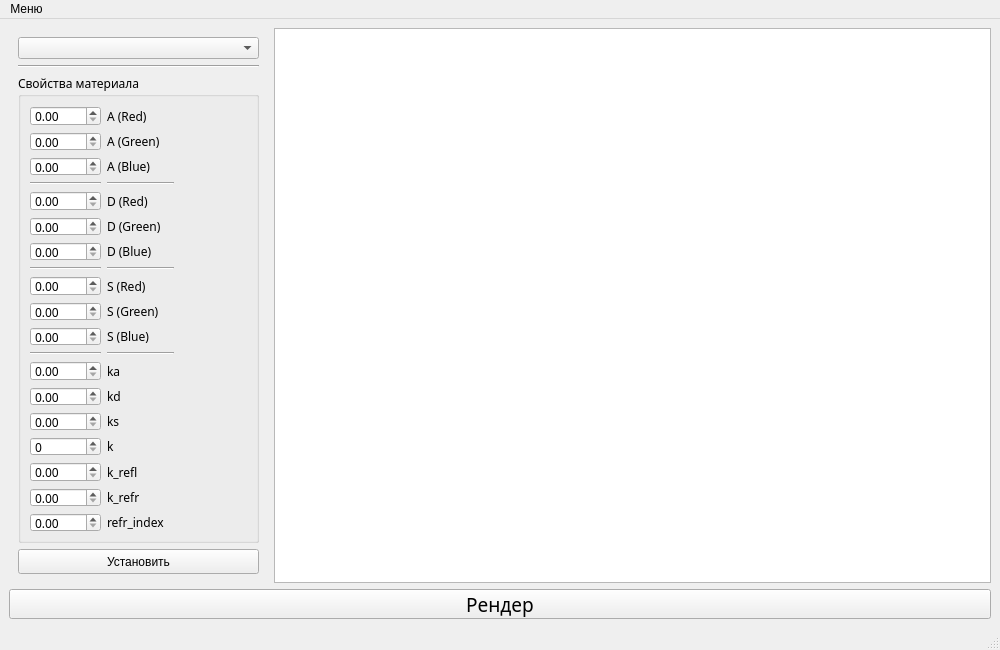
<?xml version="1.0" encoding="UTF-8"?>
<ui version="4.0">
 <class>MainWindow</class>
 <widget class="QMainWindow" name="MainWindow">
  <property name="geometry">
   <rect>
    <x>0</x>
    <y>0</y>
    <width>1000</width>
    <height>650</height>
   </rect>
  </property>
  <property name="minimumSize">
   <size>
    <width>1000</width>
    <height>650</height>
   </size>
  </property>
  <property name="windowTitle">
   <string>Визуализация решения задачи Стефана</string>
  </property>
  <widget class="QWidget" name="centralwidget">
   <property name="enabled">
    <bool>true</bool>
   </property>
   <layout class="QFormLayout" name="formLayout">
    <item row="0" column="1">
     <widget class="QGraphicsView" name="canvas"/>
    </item>
    <item row="0" column="0">
     <widget class="QStackedWidget" name="stackedWidget">
      <property name="currentIndex">
       <number>2</number>
      </property>
      <widget class="QWidget" name="page_0">
       <layout class="QGridLayout" name="gridLayout_6">
        <item row="0" column="0">
         <widget class="QFrame" name="geometry_frame">
          <property name="enabled">
           <bool>true</bool>
          </property>
          <property name="frameShape">
           <enum>QFrame::StyledPanel</enum>
          </property>
          <property name="frameShadow">
           <enum>QFrame::Raised</enum>
          </property>
          <layout class="QGridLayout" name="gridLayout_7">
           <item row="0" column="0" colspan="2">
            <widget class="QComboBox" name="modelsBox"/>
           </item>
           <item row="2" column="0" colspan="2">
            <widget class="QPushButton" name="removeObjectButton">
             <property name="enabled">
              <bool>true</bool>
             </property>
             <property name="font">
              <font>
               <family>JetBrains Mono</family>
               <weight>75</weight>
               <bold>true</bold>
              </font>
             </property>
             <property name="text">
              <string>Удалить объект</string>
             </property>
            </widget>
           </item>
           <item row="1" column="0" colspan="2">
            <widget class="Line" name="line_2">
             <property name="orientation">
              <enum>Qt::Horizontal</enum>
             </property>
            </widget>
           </item>
           <item row="3" column="0" colspan="2">
            <widget class="Line" name="line">
             <property name="orientation">
              <enum>Qt::Horizontal</enum>
             </property>
            </widget>
           </item>
           <item row="6" column="0" colspan="2">
            <widget class="QGroupBox" name="moveBox">
             <property name="maximumSize">
              <size>
               <width>16777215</width>
               <height>200</height>
              </size>
             </property>
             <property name="font">
              <font>
               <family>JetBrains Mono</family>
              </font>
             </property>
             <property name="title">
              <string>Перенос</string>
             </property>
             <layout class="QGridLayout" name="gridLayout_2">
              <item row="0" column="1">
               <widget class="QLabel" name="moveXLabel">
                <property name="text">
                 <string>X</string>
                </property>
               </widget>
              </item>
              <item row="3" column="1">
               <widget class="QLabel" name="moveZLabel">
                <property name="text">
                 <string>Z</string>
                </property>
               </widget>
              </item>
              <item row="2" column="1">
               <widget class="QLabel" name="moveYLabel">
                <property name="text">
                 <string>Y</string>
                </property>
               </widget>
              </item>
              <item row="4" column="0">
               <widget class="QPushButton" name="moveButton">
                <property name="minimumSize">
                 <size>
                  <width>0</width>
                  <height>25</height>
                 </size>
                </property>
                <property name="text">
                 <string>Выполнить</string>
                </property>
               </widget>
              </item>
              <item row="2" column="0">
               <widget class="QDoubleSpinBox" name="moveYSpinBox">
                <property name="minimum">
                 <double>-2000.000000000000000</double>
                </property>
                <property name="maximum">
                 <double>2000.000000000000000</double>
                </property>
               </widget>
              </item>
              <item row="3" column="0">
               <widget class="QDoubleSpinBox" name="moveZSpinBox">
                <property name="minimum">
                 <double>-2000.000000000000000</double>
                </property>
                <property name="maximum">
                 <double>2000.000000000000000</double>
                </property>
               </widget>
              </item>
              <item row="0" column="0">
               <widget class="QDoubleSpinBox" name="moveXSpinBox">
                <property name="enabled">
                 <bool>true</bool>
                </property>
                <property name="minimum">
                 <double>-2000.000000000000000</double>
                </property>
                <property name="maximum">
                 <double>2000.000000000000000</double>
                </property>
               </widget>
              </item>
             </layout>
            </widget>
           </item>
           <item row="7" column="0" colspan="2">
            <widget class="QGroupBox" name="scaleBox">
             <property name="font">
              <font>
               <family>JetBrains Mono</family>
              </font>
             </property>
             <property name="title">
              <string>Масштибирование</string>
             </property>
             <layout class="QGridLayout" name="gridLayout_3">
              <item row="3" column="1">
               <widget class="QLabel" name="scaleZLabel">
                <property name="text">
                 <string>kZ</string>
                </property>
               </widget>
              </item>
              <item row="1" column="0">
               <widget class="QDoubleSpinBox" name="scaleXSpinBox">
                <property name="minimum">
                 <double>-2000.000000000000000</double>
                </property>
                <property name="maximum">
                 <double>2000.000000000000000</double>
                </property>
               </widget>
              </item>
              <item row="1" column="1">
               <widget class="QLabel" name="scaleXLabel">
                <property name="text">
                 <string>kX</string>
                </property>
               </widget>
              </item>
              <item row="3" column="0">
               <widget class="QDoubleSpinBox" name="scaleZSpinBox">
                <property name="minimum">
                 <double>-2000.000000000000000</double>
                </property>
                <property name="maximum">
                 <double>2000.000000000000000</double>
                </property>
               </widget>
              </item>
              <item row="4" column="0">
               <widget class="QPushButton" name="scaleButton">
                <property name="minimumSize">
                 <size>
                  <width>0</width>
                  <height>25</height>
                 </size>
                </property>
                <property name="text">
                 <string>Выполнить</string>
                </property>
               </widget>
              </item>
              <item row="2" column="0">
               <widget class="QDoubleSpinBox" name="scaleYSpinBox">
                <property name="minimum">
                 <double>-2000.000000000000000</double>
                </property>
                <property name="maximum">
                 <double>2000.000000000000000</double>
                </property>
               </widget>
              </item>
              <item row="2" column="1">
               <widget class="QLabel" name="scaleYLabel">
                <property name="text">
                 <string>kY</string>
                </property>
               </widget>
              </item>
             </layout>
            </widget>
           </item>
           <item row="8" column="0" colspan="2">
            <widget class="QGroupBox" name="rotateBox">
             <property name="font">
              <font>
               <family>JetBrains Mono</family>
              </font>
             </property>
             <property name="title">
              <string>Поворот</string>
             </property>
             <layout class="QGridLayout" name="gridLayout_4">
              <item row="2" column="0">
               <widget class="QDoubleSpinBox" name="rotateZSpinBox">
                <property name="minimum">
                 <double>-2000.000000000000000</double>
                </property>
                <property name="maximum">
                 <double>2000.000000000000000</double>
                </property>
               </widget>
              </item>
              <item row="0" column="0">
               <widget class="QDoubleSpinBox" name="rotateXSpinBox">
                <property name="minimum">
                 <double>-2000.000000000000000</double>
                </property>
                <property name="maximum">
                 <double>2000.000000000000000</double>
                </property>
                <property name="value">
                 <double>0.000000000000000</double>
                </property>
               </widget>
              </item>
              <item row="1" column="0">
               <widget class="QDoubleSpinBox" name="rotateYSpinBox">
                <property name="minimum">
                 <double>-2000.000000000000000</double>
                </property>
                <property name="maximum">
                 <double>2000.000000000000000</double>
                </property>
               </widget>
              </item>
              <item row="3" column="0">
               <widget class="QPushButton" name="rotateButton">
                <property name="minimumSize">
                 <size>
                  <width>0</width>
                  <height>25</height>
                 </size>
                </property>
                <property name="text">
                 <string>Выполнить</string>
                </property>
               </widget>
              </item>
              <item row="0" column="1">
               <widget class="QLabel" name="rotateXLabel">
                <property name="text">
                 <string>X°</string>
                </property>
               </widget>
              </item>
              <item row="1" column="1">
               <widget class="QLabel" name="rotateYLabel">
                <property name="text">
                 <string>Y°</string>
                </property>
               </widget>
              </item>
              <item row="2" column="1">
               <widget class="QLabel" name="rotateZLabel">
                <property name="text">
                 <string>Z°</string>
                </property>
               </widget>
              </item>
             </layout>
            </widget>
           </item>
          </layout>
         </widget>
        </item>
       </layout>
      </widget>
      <widget class="QWidget" name="page_1">
       <layout class="QGridLayout" name="gridLayout">
        <item row="0" column="0">
         <widget class="QFrame" name="light_frame">
          <property name="enabled">
           <bool>true</bool>
          </property>
          <property name="frameShape">
           <enum>QFrame::StyledPanel</enum>
          </property>
          <property name="frameShadow">
           <enum>QFrame::Raised</enum>
          </property>
          <layout class="QGridLayout" name="gridLayout_8">
           <item row="0" column="0" colspan="2">
            <widget class="QComboBox" name="lightsBox"/>
           </item>
           <item row="2" column="0" colspan="2">
            <widget class="QPushButton" name="addLightButton">
             <property name="enabled">
              <bool>true</bool>
             </property>
             <property name="font">
              <font>
               <family>JetBrains Mono</family>
               <weight>75</weight>
               <bold>true</bold>
              </font>
             </property>
             <property name="text">
              <string>Добавить источник света</string>
             </property>
            </widget>
           </item>
           <item row="3" column="0" colspan="2">
            <widget class="QPushButton" name="removeLightButton">
             <property name="enabled">
              <bool>true</bool>
             </property>
             <property name="font">
              <font>
               <family>JetBrains Mono</family>
               <weight>75</weight>
               <bold>true</bold>
              </font>
             </property>
             <property name="text">
              <string>Удалить источник света</string>
             </property>
            </widget>
           </item>
           <item row="1" column="0" colspan="2">
            <widget class="Line" name="line_4">
             <property name="orientation">
              <enum>Qt::Horizontal</enum>
             </property>
            </widget>
           </item>
           <item row="4" column="0" colspan="2">
            <widget class="Line" name="line_3">
             <property name="orientation">
              <enum>Qt::Horizontal</enum>
             </property>
            </widget>
           </item>
           <item row="7" column="0" colspan="2">
            <widget class="QGroupBox" name="posBox">
             <property name="maximumSize">
              <size>
               <width>16777215</width>
               <height>200</height>
              </size>
             </property>
             <property name="font">
              <font>
               <family>JetBrains Mono</family>
              </font>
             </property>
             <property name="title">
              <string>Положение</string>
             </property>
             <layout class="QGridLayout" name="gridLayout_11">
              <item row="0" column="0">
               <widget class="QDoubleSpinBox" name="posXSpinBox">
                <property name="enabled">
                 <bool>true</bool>
                </property>
                <property name="minimum">
                 <double>-2000.000000000000000</double>
                </property>
                <property name="maximum">
                 <double>2000.000000000000000</double>
                </property>
               </widget>
              </item>
              <item row="3" column="1">
               <widget class="QLabel" name="posZLabel">
                <property name="text">
                 <string>Z</string>
                </property>
               </widget>
              </item>
              <item row="3" column="0">
               <widget class="QDoubleSpinBox" name="posZSpinBox">
                <property name="minimum">
                 <double>-2000.000000000000000</double>
                </property>
                <property name="maximum">
                 <double>2000.000000000000000</double>
                </property>
               </widget>
              </item>
              <item row="0" column="1">
               <widget class="QLabel" name="posXLabel">
                <property name="text">
                 <string>X</string>
                </property>
               </widget>
              </item>
              <item row="2" column="0">
               <widget class="QDoubleSpinBox" name="posYSpinBox">
                <property name="minimum">
                 <double>-2000.000000000000000</double>
                </property>
                <property name="maximum">
                 <double>2000.000000000000000</double>
                </property>
               </widget>
              </item>
              <item row="2" column="1">
               <widget class="QLabel" name="posYLabel">
                <property name="text">
                 <string>Y</string>
                </property>
               </widget>
              </item>
             </layout>
            </widget>
           </item>
           <item row="8" column="0" colspan="2">
            <widget class="QGroupBox" name="intensityBox">
             <property name="font">
              <font>
               <family>JetBrains Mono</family>
              </font>
             </property>
             <property name="title">
              <string>Интенсивность</string>
             </property>
             <layout class="QGridLayout" name="gridLayout_10">
              <item row="0" column="1">
               <widget class="QDoubleSpinBox" name="intensitySpinBox">
                <property name="minimumSize">
                 <size>
                  <width>186</width>
                  <height>20</height>
                 </size>
                </property>
                <property name="minimum">
                 <double>0.000000000000000</double>
                </property>
                <property name="maximum">
                 <double>1.000000000000000</double>
                </property>
                <property name="value">
                 <double>0.000000000000000</double>
                </property>
               </widget>
              </item>
              <item row="0" column="2">
               <widget class="QLabel" name="intensityLabel">
                <property name="text">
                 <string>I</string>
                </property>
               </widget>
              </item>
             </layout>
            </widget>
           </item>
           <item row="9" column="0" colspan="2">
            <widget class="QPushButton" name="setLightButton">
             <property name="minimumSize">
              <size>
               <width>0</width>
               <height>25</height>
              </size>
             </property>
             <property name="text">
              <string>Установить</string>
             </property>
            </widget>
           </item>
          </layout>
         </widget>
        </item>
       </layout>
      </widget>
      <widget class="QWidget" name="page_2">
       <layout class="QGridLayout" name="gridLayout_9">
        <item row="3" column="0">
         <widget class="QGroupBox" name="materialBox">
          <property name="maximumSize">
           <size>
            <width>16777215</width>
            <height>16777215</height>
           </size>
          </property>
          <property name="font">
           <font>
            <family>JetBrains Mono</family>
           </font>
          </property>
          <property name="title">
           <string>Свойства материала</string>
          </property>
          <layout class="QGridLayout" name="gridLayout_5">
           <item row="12" column="3">
            <widget class="QLabel" name="kaLabel">
             <property name="text">
              <string>ka</string>
             </property>
            </widget>
           </item>
           <item row="15" column="0">
            <widget class="QSpinBox" name="kSpinBox">
             <property name="maximum">
              <number>500</number>
             </property>
            </widget>
           </item>
           <item row="13" column="3">
            <widget class="QLabel" name="kdLabel">
             <property name="text">
              <string>kd</string>
             </property>
            </widget>
           </item>
           <item row="12" column="0">
            <widget class="QDoubleSpinBox" name="kaSpinBox">
             <property name="enabled">
              <bool>true</bool>
             </property>
             <property name="minimum">
              <double>0.000000000000000</double>
             </property>
             <property name="maximum">
              <double>2000.000000000000000</double>
             </property>
            </widget>
           </item>
           <item row="3" column="0">
            <widget class="Line" name="line_5">
             <property name="orientation">
              <enum>Qt::Horizontal</enum>
             </property>
            </widget>
           </item>
           <item row="5" column="3">
            <widget class="QLabel" name="DGreenLabel">
             <property name="text">
              <string>D (Green)</string>
             </property>
            </widget>
           </item>
           <item row="17" column="3">
            <widget class="QLabel" name="k_refrLabel">
             <property name="text">
              <string>k_refr</string>
             </property>
            </widget>
           </item>
           <item row="16" column="0">
            <widget class="QDoubleSpinBox" name="k_reflSpinBox">
             <property name="minimum">
              <double>0.000000000000000</double>
             </property>
             <property name="maximum">
              <double>2000.000000000000000</double>
             </property>
            </widget>
           </item>
           <item row="10" column="3">
            <widget class="QLabel" name="SBlueLabel">
             <property name="text">
              <string>S (Blue)</string>
             </property>
            </widget>
           </item>
           <item row="8" column="3">
            <widget class="QLabel" name="SRedLabel">
             <property name="text">
              <string>S (Red)</string>
             </property>
            </widget>
           </item>
           <item row="9" column="3">
            <widget class="QLabel" name="SGreenLabel">
             <property name="text">
              <string>S (Green)</string>
             </property>
            </widget>
           </item>
           <item row="6" column="3">
            <widget class="QLabel" name="DBlueLabel">
             <property name="text">
              <string>D (Blue)</string>
             </property>
            </widget>
           </item>
           <item row="15" column="3">
            <widget class="QLabel" name="kLabel">
             <property name="text">
              <string>k</string>
             </property>
            </widget>
           </item>
           <item row="21" column="0">
            <widget class="QDoubleSpinBox" name="refr_indexSpinBox">
             <property name="maximum">
              <double>2000.990000000000009</double>
             </property>
            </widget>
           </item>
           <item row="17" column="0">
            <widget class="QDoubleSpinBox" name="k_refrSpinBox">
             <property name="minimum">
              <double>0.000000000000000</double>
             </property>
             <property name="maximum">
              <double>2000.000000000000000</double>
             </property>
            </widget>
           </item>
           <item row="4" column="3">
            <widget class="QLabel" name="DRedLabel">
             <property name="text">
              <string>D (Red)</string>
             </property>
            </widget>
           </item>
           <item row="0" column="3">
            <widget class="QLabel" name="ARedLabel">
             <property name="text">
              <string>A (Red)</string>
             </property>
            </widget>
           </item>
           <item row="2" column="3">
            <widget class="QLabel" name="ABlueLabel">
             <property name="text">
              <string>A (Blue)</string>
             </property>
            </widget>
           </item>
           <item row="14" column="0">
            <widget class="QDoubleSpinBox" name="ksSpinBox"/>
           </item>
           <item row="7" column="3">
            <widget class="Line" name="line_8">
             <property name="orientation">
              <enum>Qt::Horizontal</enum>
             </property>
            </widget>
           </item>
           <item row="7" column="0">
            <widget class="Line" name="line_7">
             <property name="orientation">
              <enum>Qt::Horizontal</enum>
             </property>
            </widget>
           </item>
           <item row="3" column="3">
            <widget class="Line" name="line_6">
             <property name="orientation">
              <enum>Qt::Horizontal</enum>
             </property>
            </widget>
           </item>
           <item row="13" column="0">
            <widget class="QDoubleSpinBox" name="kdSpinBox"/>
           </item>
           <item row="16" column="3" colspan="2">
            <widget class="QLabel" name="k_reflLabel">
             <property name="text">
              <string>k_refl</string>
             </property>
            </widget>
           </item>
           <item row="14" column="3">
            <widget class="QLabel" name="ksLabel">
             <property name="text">
              <string>ks</string>
             </property>
            </widget>
           </item>
           <item row="1" column="3">
            <widget class="QLabel" name="AGreenLabel">
             <property name="text">
              <string>A (Green)</string>
             </property>
            </widget>
           </item>
           <item row="11" column="0">
            <widget class="Line" name="line_9">
             <property name="orientation">
              <enum>Qt::Horizontal</enum>
             </property>
            </widget>
           </item>
           <item row="11" column="3">
            <widget class="Line" name="line_10">
             <property name="orientation">
              <enum>Qt::Horizontal</enum>
             </property>
            </widget>
           </item>
           <item row="21" column="3">
            <widget class="QLabel" name="refr_indexLabel">
             <property name="text">
              <string>&lt;html&gt;&lt;head/&gt;&lt;body&gt;&lt;p&gt;refr_index&lt;/p&gt;&lt;/body&gt;&lt;/html&gt;</string>
             </property>
            </widget>
           </item>
           <item row="0" column="0">
            <widget class="QDoubleSpinBox" name="ARedSpinBox">
             <property name="maximumSize">
              <size>
               <width>16777215</width>
               <height>16777215</height>
              </size>
             </property>
            </widget>
           </item>
           <item row="1" column="0">
            <widget class="QDoubleSpinBox" name="AGreenSpinBox"/>
           </item>
           <item row="2" column="0">
            <widget class="QDoubleSpinBox" name="ABlueSpinBox"/>
           </item>
           <item row="4" column="0">
            <widget class="QDoubleSpinBox" name="DRedSpinBox"/>
           </item>
           <item row="5" column="0">
            <widget class="QDoubleSpinBox" name="DGreenSpinBox"/>
           </item>
           <item row="6" column="0">
            <widget class="QDoubleSpinBox" name="DBlueSpinBox"/>
           </item>
           <item row="8" column="0">
            <widget class="QDoubleSpinBox" name="SRedSpinBox"/>
           </item>
           <item row="9" column="0">
            <widget class="QDoubleSpinBox" name="SGreenSpinBox"/>
           </item>
           <item row="10" column="0">
            <widget class="QDoubleSpinBox" name="SBlueSpinBox"/>
           </item>
          </layout>
         </widget>
        </item>
        <item row="2" column="0">
         <widget class="Line" name="line_11">
          <property name="orientation">
           <enum>Qt::Horizontal</enum>
          </property>
         </widget>
        </item>
        <item row="1" column="0">
         <widget class="QComboBox" name="modelsBox_2"/>
        </item>
        <item row="4" column="0">
         <widget class="QPushButton" name="setMaterialButton">
          <property name="minimumSize">
           <size>
            <width>0</width>
            <height>25</height>
           </size>
          </property>
          <property name="text">
           <string>Установить</string>
          </property>
         </widget>
        </item>
       </layout>
      </widget>
     </widget>
    </item>
    <item row="1" column="0" colspan="2">
     <widget class="QPushButton" name="render_button">
      <property name="maximumSize">
       <size>
        <width>16777215</width>
        <height>30</height>
       </size>
      </property>
      <property name="font">
       <font>
        <family>JetBrains Mono</family>
        <pointsize>14</pointsize>
       </font>
      </property>
      <property name="text">
       <string>Рендер</string>
      </property>
     </widget>
    </item>
   </layout>
  </widget>
  <widget class="QMenuBar" name="menubar">
   <property name="geometry">
    <rect>
     <x>0</x>
     <y>0</y>
     <width>1000</width>
     <height>29</height>
    </rect>
   </property>
   <widget class="QMenu" name="menu">
    <property name="title">
     <string>Меню</string>
    </property>
    <widget class="QMenu" name="mode">
     <property name="title">
      <string>Режим</string>
     </property>
     <addaction name="geometry"/>
     <addaction name="lights"/>
     <addaction name="material"/>
    </widget>
    <addaction name="mode"/>
    <addaction name="separator"/>
    <addaction name="loadFromFileButton"/>
    <addaction name="saveToFileButton"/>
    <addaction name="separator"/>
    <addaction name="loadSceneButton"/>
    <addaction name="saveSceneButton"/>
    <addaction name="separator"/>
    <addaction name="exit"/>
   </widget>
   <addaction name="menu"/>
  </widget>
  <widget class="QStatusBar" name="statusbar"/>
  <action name="action">
   <property name="text">
    <string>Загрузить модель из файла</string>
   </property>
   <property name="shortcut">
    <string>Ctrl+O</string>
   </property>
  </action>
  <action name="loadFromFileButton">
   <property name="text">
    <string>Загрузить модель из файла</string>
   </property>
  </action>
  <action name="saveToFileButton">
   <property name="text">
    <string>Сохранить модель в файл</string>
   </property>
  </action>
  <action name="loadSceneButton">
   <property name="text">
    <string>Загрузить сцену</string>
   </property>
  </action>
  <action name="saveSceneButton">
   <property name="text">
    <string>Сохранить сцену</string>
   </property>
  </action>
  <action name="geometry">
   <property name="checkable">
    <bool>true</bool>
   </property>
   <property name="text">
    <string>Работа с геометрией объектов</string>
   </property>
  </action>
  <action name="lights">
   <property name="checkable">
    <bool>true</bool>
   </property>
   <property name="text">
    <string>Работа с источниками света</string>
   </property>
  </action>
  <action name="material">
   <property name="checkable">
    <bool>true</bool>
   </property>
   <property name="text">
    <string>Работа со свойствами материалов объектов</string>
   </property>
  </action>
  <action name="exit">
   <property name="text">
    <string>Выход из программы</string>
   </property>
  </action>
 </widget>
 <tabstops>
  <tabstop>setMaterialButton</tabstop>
  <tabstop>moveXSpinBox</tabstop>
  <tabstop>moveYSpinBox</tabstop>
  <tabstop>moveZSpinBox</tabstop>
  <tabstop>moveButton</tabstop>
  <tabstop>scaleXSpinBox</tabstop>
  <tabstop>scaleYSpinBox</tabstop>
  <tabstop>scaleZSpinBox</tabstop>
  <tabstop>scaleButton</tabstop>
  <tabstop>rotateXSpinBox</tabstop>
  <tabstop>rotateYSpinBox</tabstop>
  <tabstop>rotateZSpinBox</tabstop>
  <tabstop>rotateButton</tabstop>
  <tabstop>modelsBox</tabstop>
  <tabstop>removeObjectButton</tabstop>
  <tabstop>lightsBox</tabstop>
  <tabstop>addLightButton</tabstop>
  <tabstop>removeLightButton</tabstop>
  <tabstop>posXSpinBox</tabstop>
  <tabstop>posYSpinBox</tabstop>
  <tabstop>posZSpinBox</tabstop>
  <tabstop>intensitySpinBox</tabstop>
  <tabstop>setLightButton</tabstop>
  <tabstop>render_button</tabstop>
  <tabstop>canvas</tabstop>
  <tabstop>modelsBox_2</tabstop>
  <tabstop>ARedSpinBox</tabstop>
  <tabstop>AGreenSpinBox</tabstop>
  <tabstop>ABlueSpinBox</tabstop>
  <tabstop>DRedSpinBox</tabstop>
  <tabstop>DGreenSpinBox</tabstop>
  <tabstop>DBlueSpinBox</tabstop>
  <tabstop>SRedSpinBox</tabstop>
  <tabstop>SGreenSpinBox</tabstop>
  <tabstop>SBlueSpinBox</tabstop>
  <tabstop>kaSpinBox</tabstop>
  <tabstop>kdSpinBox</tabstop>
  <tabstop>ksSpinBox</tabstop>
  <tabstop>kSpinBox</tabstop>
  <tabstop>k_reflSpinBox</tabstop>
  <tabstop>k_refrSpinBox</tabstop>
  <tabstop>refr_indexSpinBox</tabstop>
 </tabstops>
 <resources/>
 <connections/>
</ui>
